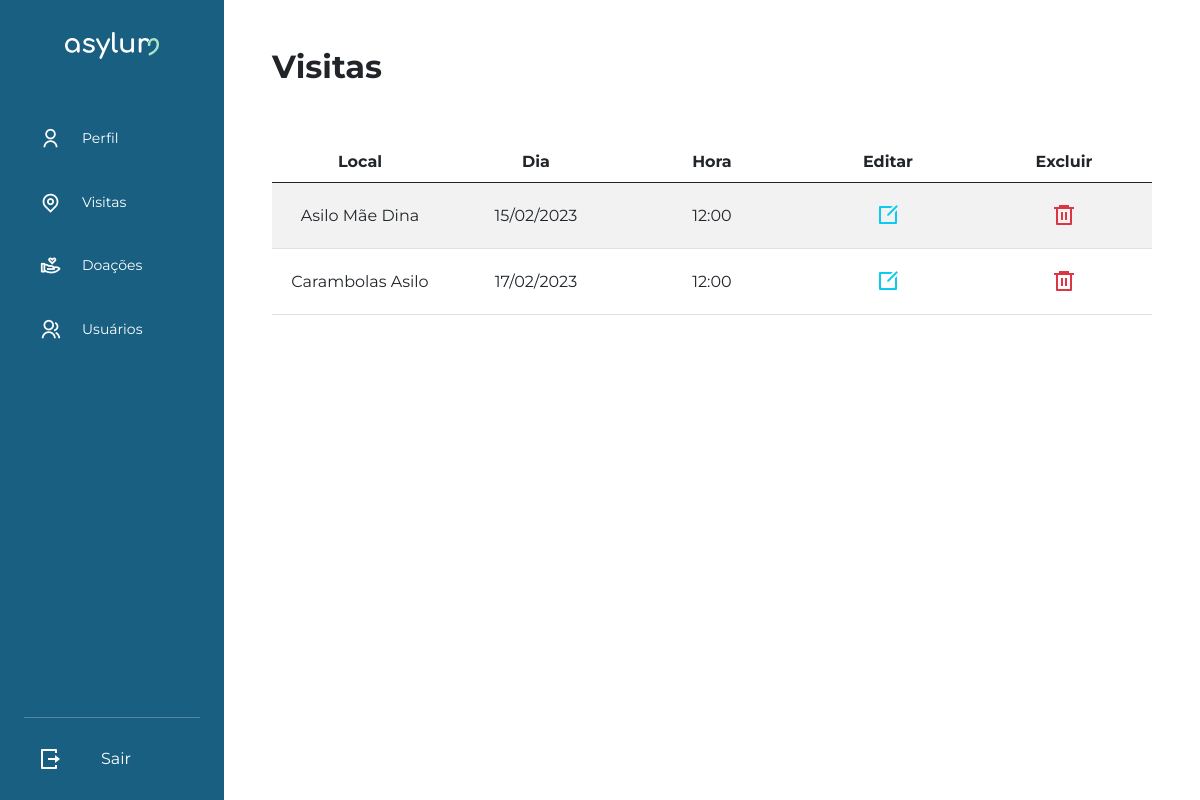
The app's page /usuarios/dashboard (signed in) with its own data.
### models.py (models this page shows, shortened)
class Visita(db.Model):
  __tablename__ = 'visita'
  id = db.Column(db.Integer, primary_key=True)
  id_usuario = db.Column(db.Integer, db.ForeignKey('usuario.id'))
  id_asilo = db.Column(db.Integer, db.ForeignKey('asilo.id'))
  nome_voluntario = db.Column(db.String(100))
  nome_asilo = db.Column(db.String(100))
  data = db.Column(db.Date)
  hora = db.Column(db.Time)
  motivo = db.Column(db.String(500))

### routes/usuarios.py (the view)
@users_bl.route('/dashboard', methods=["GET", "POST"])
@login_required
def dashboard(): return user.getDashboard()

### controllers/UserController.py (called while the page is built)
    @staticmethod
    def getDashboard():
        if current_user.user_type._value_ == 'V':
            rs_visits = Visita.query.filter_by(id_usuario=current_user.id)
        else:
            rs_asilo = Asilo.query.filter_by(
                id_usuario=current_user.id).first()
            rs_visits = Visita.query.filter_by(nome_asilo=rs_asilo.nome)
        return render_template('visit/dashboard.html', visitas=rs_visits)

### routes/usuarios.py (called while the page is built)
@lm.user_loader
def load_user(id): return Usuario.query.get(id)

### templates/visit/dashboard.html (shortened to what this page needs)
{% extends 'indexwhf.html' %}
{% block conteudo %}
<section>
  <div class="d-flex">
    {% with wAfter = True%}
      {% include 'user/loghome.html'%}
    {% endwith %}
    <div class="vh-100 flex-grow-1 px-5">
      <div class="d-flex text-left align-items-center my-5">
        <h2 class="fw-bold">Visitas</h2>
      </div>
      <table class="table table-striped mt-2">
        <thead>
          <tr>
            {% if current_user.user_type._value_ == 'V' %}
              <th class="text-center" scope="col">Local</th>
            {% else %}
              <th class="text-center" scope="col">Voluntário</th>
            {% endif %}
            <th class="text-center" scope="col">Dia</th>
            <th class="text-center" scope="col">Hora</th>
            {% if current_user.user_type._value_ == 'V' %}
              <th class="text-center" scope="col">Editar</th>
              <th class="text-center" scope="col">Excluir</th>
            {% else %}
              <th class="text-center" scope="col">Informações adicionais</th>
            {% endif %}
          </tr>
        </thead>
        <tbody>
        {%for visita in visitas%}
          <tr>
            {% if current_user.user_type._value_ == 'V' %}
              <td class="align-middle">{{visita.nome_asilo}}</td>
            {% else %}
              <td class="align-middle">{{visita.nome_voluntario}}</td>
            {% endif %}
            <td class="align-middle">{{visita.data.strftime('%d/%m/%Y')}}</td>
            <td class="text-center align-middle">{{visita.hora.strftime('%H:%M')}}</td>
            {% if current_user.user_type._value_ == 'V' %}
              <td class="text-center">
                <form method="get" action="/usuarios/edit_visit/{{visita.id}}">
                  <button type="submit" class="btn border-0 text-info admin-edit">
                    <i class="ri-edit-box-line admin-action"></i>
                  </button>
                </form>
              </td>
              <td class="text-center">
                <button id="{{visita.id}}" class="btn border-0 text-danger" onclick="deleteVisit(this)">
                  <i class="ri-delete-bin-6-line admin-action"></i>
                </button>
              </td>
            {% endif %}
          </tr>
        {%endfor%}
        </tbody>
      </table>
    </div>
  </div>
</section>
{% endblock %}

### static/style.css (style rules this page uses)
body { font-family: 'Montserrat', sans-serif; min-height: 100vh; min-height: -webkit-fill-available; overflow-x: hidden; }

### static/css/admin.css (style rules this page uses)
.admin-action { font-size: 1.5em; }

### static/css/visit.css (style rules this page uses)
:root { --main-bg: rgb(40,40,59); --calendar-border:rgb(220,220,255); --calendar-bg:#fff; --calendar-standout:rgb(40,40,59); --calendar-color:#444; --calendar-fade-color:#c0c0c0; --body-color:#444; }
table { clear:both; width:100%; border-radius:3px; border-collapse:collapse; color:var(--calendar-color); }
td { height:48px; text-align:center; vertical-align:middle; width:calc(100% / 7); }

### records on screen
Visita: nome_asilo "Asilo Mãe Dina", data "15/02/2023", hora "12:00"
Visita: nome_asilo "Carambolas Asilo", data "17/02/2023", hora "12:00"
